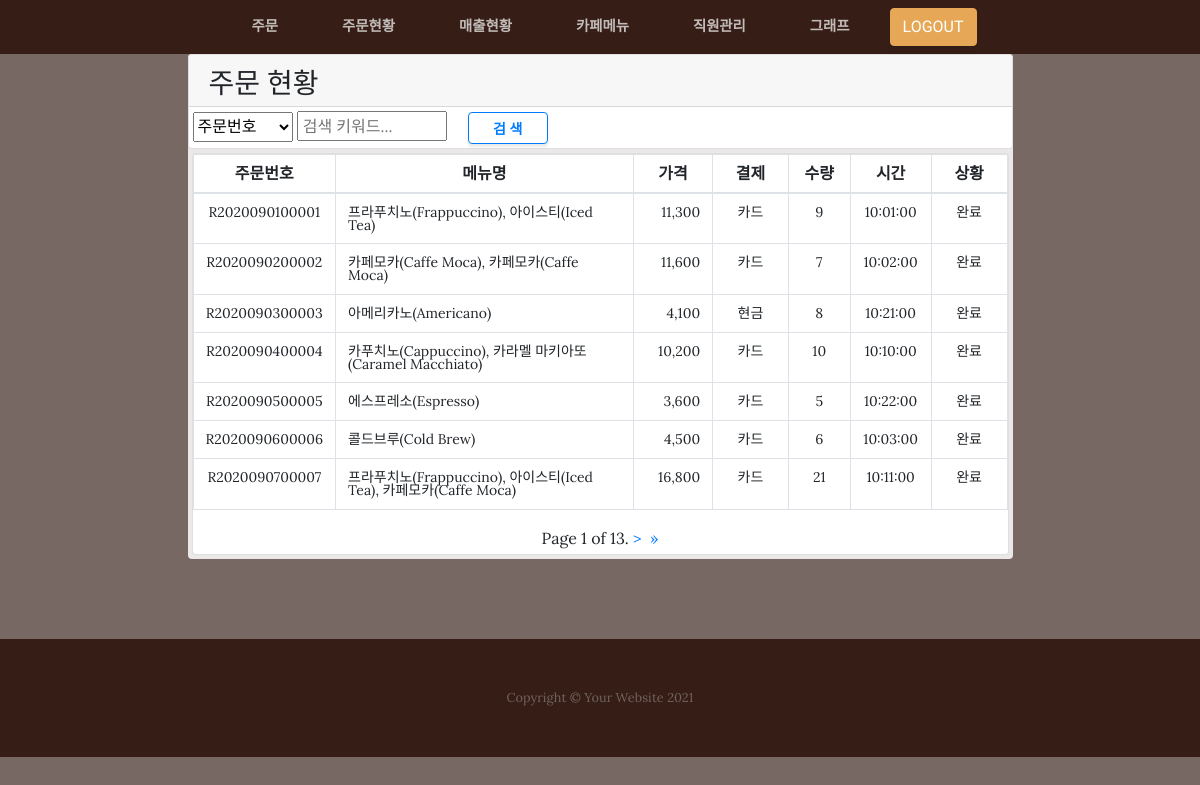
Screenshot of /maple/order_list/ with the database file from the repository.
### mapleApp/models.py (models this page shows, shortened)
class Menu(models.Model):
    menuid = models.CharField(max_length=20, primary_key=True) #메뉴 아이디
    menuname = models.CharField(max_length=100)                #메뉴명
    price = models.IntegerField()                              #가격
    class Meta:
        db_table = 'm_menu'

### mapleApp/views_order_list.py (the view)
# urls.py: path('order_list/', views_order_list.order_list, name='order_list'),
def order_list(request):
    order_list = OrderDetail.objects.values('orderno').annotate(**details).order_by('orderno')
    paginator = Paginator(order_list, 7)  # Show 7 contacts per page
    page = request.GET.get('page')
    orders = paginator.get_page(page)
    context = {'orders': orders}
    return render(request, 'order_list.html', context)

### mapleApp/templates/order_list.html (shortened to what this page needs)
{% include 'header.html' %}
{% load static %}
{% load humanize %}
  <section class="page-section about-heading ">
    <div class="container mt-3">
      <div class="about-heading-content">
        <div class="row">
          <div class="col-xl-9 col-lg-10 mx-auto">
            <div class="bg-faded rounded p-0">
      			  <div class='card'>
				        <div class="card-header">
					        <h3 class="card-title" style="height: 15px;">주문 현황</h3>
				        </div>
				        <div class='card-body d-flex p-1'>
                  <form action="{% url 'order_search' %}" method="GET" >
                    <div class="input-field">
                      <select id="select_type" name="s_type" style="height:30px;width: 100px;" >
                        <option value="id">주문번호</option>
                      </select>
                      <span id="select_option">
                        <input  class="p-md-1" id='SearchKeyword' type="text" name="s_keyword" value="{{ request.GET.s_keyword }}" style="width:150px;height:30px;" placeholder="검색 키워드...">
                      </span>
                      <button  class="btn btn-outline-primary font-weight-bold" style="width: 80px;font-size:14px;height: 32px;" type="submit" name="action">검   색</button>
                    </div>
                  </form>
				        </div>
			        </div>
			        <div class="container mt-50 mb-50 p-lg-1">
                <div class="card w-100">
                  <div>
                    <div style="width:100%; height:400px; overflow-y:hidden;">
                      <table class="table table-bordered" style="text-align: center;line-height: 0.8em;">
                        <thead >
                            <th style="width:12%">주문번호</th>
                            <th style="width:40%">메뉴명</th>
                            <th style="width:10%">가격</th>
                            <th style="width:10%">결제</th>
                            <th style="width:8%">수량</th>
                            <th style="width:10%">시간</th>
                            <th style="width:10%">상황</th>
                        </thead>
                        <tbody>
                            {% for order in orders %}
                            <tr style="font-size:14px;vertical-align:middle">
                                <td>{{ order.orderno }}</td>
                                <td style="text-align:left;">{{ order.menuname }}</td>
                                <td style="text-align:right">{{ order.total_price | intcomma }}</td>
                                {% if order.payment == 'cash' %}
                                <td>현금</td>
                                {% else %}
                                <td>카드</td>
                                {% endif %}
                                <td>{{ order.total_qty }}</td>
                                <td>{{ order.time }}</td>
                                {% if order.status == 'ord' %}
                                <td>주문</td>
                                {% elif order.status == 'prep' %}
                                <td>준비중</td>
                                {% else %}
                                <td>완료</td>
                                {% endif %}
                            </tr>
                            {% endfor %}
                        </tbody>
                    </table>
                    <div class="pagination justify-content-center">
                      <span class="step-links">
                          <span class="current">
                              Page {{ orders.number }} of {{ orders.paginator.num_pages }}.
                          </span>
                          {% if orders.has_next %}
                            {% if s_type and s_keyword  %}
                              <a href="?page={{ orders.next_page_number }}&s_type={{ s_type}}&s_keyword={{ s_keyword}}">&gt;&nbsp</a>
                              <a href="?page={{ orders.paginator.num_pages }}&s_type={{ s_type}}&s_keyword={{ s_keyword}}"> &raquo;</a>
                            {% elif s_type and s_option %}
                              <a href="?page={{ orders.next_page_number }}&s_type={{ s_type}}&s_option={{ s_option }}">&gt;&nbsp</a>
                              <a href="?page={{ orders.paginator.num_pages }}&s_type={{ s_type}}&s_option={{ s_option }}">&raquo;</a>
                            {% else %}
                            <a href="?page={{ orders.next_page_number }}">&gt;&nbsp</a>
                            <a href="?page={{ orders.paginator.num_pages }}">&raquo;</a>
                            {% endif %}
                          {% endif %}
                      </span>
                  </div>
                    </div>
                  </div>
                </div>
              </div>
            </div>
          </div>
        </div>
      </div>
    </div>
  </section>
{% include 'footer.html' %}
</body>
</html>

### rows the page displays
Menu: orderno "R2020090300003", menuname "아메리카노(Americano)", total_price "4,100", shows "현금", total_qty "8", time "10:21:00"
Menu: orderno "R2020090500005", menuname "에스프레소(Espresso)", total_price "3,600", shows "카드", total_qty "5", time "10:22:00"
Menu: orderno "R2020090600006", menuname "콜드브루(Cold Brew)", total_price "4,500", shows "카드", total_qty "6", time "10:03:00"

### other values shown
{{ order.orderno }} "R2020090100001" "R2020090200002" "R2020090400004" "R2020090700007"
{{ order.menuname }} "프라푸치노(Frappuccino), 아이스티(Iced Tea)" "카페모카(Caffe Moca), 카페모카(Caffe Moca)" "카푸치노(Cappuccino), 카라멜 마키아또(Caramel Macchiato)" "프라푸치노(Frappuccino), 아이스티(Iced Tea), 카페모카(Caffe Moca)"
{{ order.total_price | intcomma }} "11,300" "11,600" "10,200" "16,800"
{{ order.total_qty }} "9" "7" "10" "21"
{{ order.time }} "10:01:00" "10:02:00" "10:10:00" "10:11:00"
{{ orders.number }} "1"
{{ orders.paginator.num_pages }} "13"
